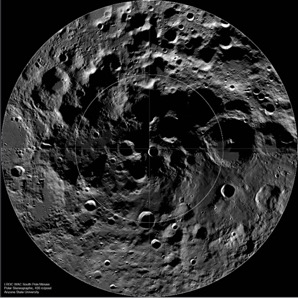
#> input picture packages/templateMatchCraterDetection/moon_toy.jpg, 298 x 298 px
$ python patternMatchThreshold.py   (Python 2 division)
#> lines starting #> are read from the running program, lines starting #| are printed output that depends on the picture
import cv2
import numpy as np
import matplotlib
matplotlib.use('TkAgg')
# matplotlib.use("WX")
import matplotlib.pyplot as plt

img = cv2.imread('moon_toy.jpg', 0) #grayscale
#> img: shape (298, 298); min 0, max 255, mean 46.4
template = cv2.imread('template_3.jpg', 0)
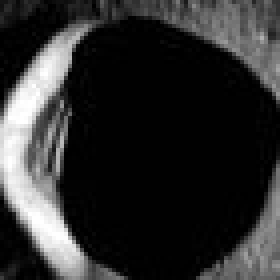
#> input picture packages/templateMatchCraterDetection/template_3.jpg, 70 x 70 px (shown 4 times larger)
#> template is the input picture: shape (70, 70); min 0, max 255, mean 45.9
w, h = template.shape[::-1]
#> w = 70; h = 70

threshold = .9
# Apply template matching
res = cv2.matchTemplate(img, template, cv2.TM_CCOEFF_NORMED)
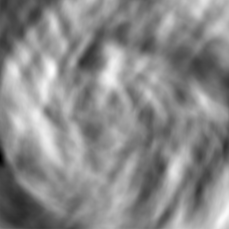
#> res: shape (229, 229) float32; min -0.4, max 0.332, mean -0.00245; drawn with min black and max white
# print res
# min_val, max_val, min_loc, max_loc = cv2.minMaxLoc(res)

loc = np.where(res >= threshold)
#> loc = (empty array, empty array)
print len(loc[0])
#| 0
for pt in zip(*loc[::-1]):
    print pt, res[pt]
    cv2.rectangle(img, pt, (pt[0] + w, pt[1] + h), 255, 2)
#> this loop made 0 passes

plt.imshow(img, cmap = 'gray')
plt.title('Detected Bounding Boxes'), plt.xticks([]), plt.yticks([])
plt.show()
# [12 lines of commented-out code are left out]
